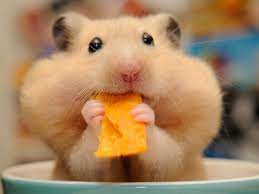
#> input picture pythonProject7/хома3.jpg, 259 x 194 px
$ python 7.2.py
#> lines starting #> are read from the running program, lines starting #| are printed output that depends on the picture
from PIL import Image
filename = ("хома3.jpg")
with Image.open(filename) as img:
#> img is the input picture: PIL image 259x194 RGB; mean R, G, B 166.5, 132.7, 98
    img.load()
# image = Image.open("хомаа.jpg")

# уменьшаем изображение в три раза
width, height = img.size
#> width = 259; height = 194
new_img =img.resize((img.width // 3, img.height // 3))
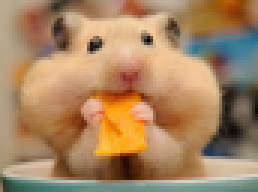
#> new_img: PIL image 86x64 RGB (shown 3 times larger); mean R, G, B 166.5, 132.7, 98

# получаем зеркальные образцы изображения
hom_lr = img.transpose(Image.FLIP_LEFT_RIGHT)
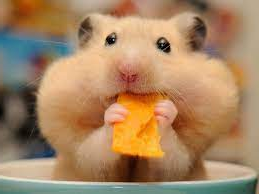
#> hom_lr: PIL image 259x194 RGB; mean R, G, B 166.5, 132.7, 98
hom_tb = img.transpose(Image.FLIP_TOP_BOTTOM)
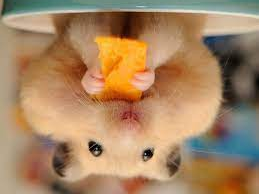
#> hom_tb: PIL image 259x194 RGB; mean R, G, B 166.5, 132.7, 98

# сохраняем
new_img.save("хома2.jpg")
hom_lr.save("хома4.jpg")
hom_tb.save("хома5.jpg")

$ run again, with pythonProject7/хомаа.jpg copied over pythonProject7/хома3.jpg
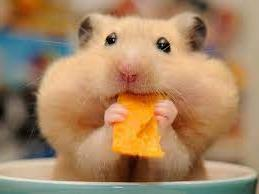
#> input picture pythonProject7/хомаа.jpg, 259 x 194 px
#> img is the input picture: PIL image 259x194 RGB; mean R, G, B 166.4, 132.7, 98.1
#> `new_img =img.resize((img.width // 3, img.height // 3))`:
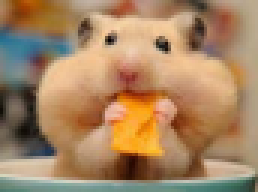
#> new_img: PIL image 86x64 RGB (shown 3 times larger); mean R, G, B 166.4, 132.7, 98.1
#> `hom_tb = img.transpose(Image.FLIP_TOP_BOTTOM)`:
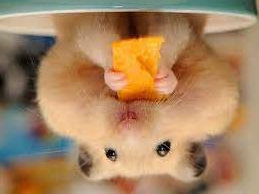
#> hom_tb: PIL image 259x194 RGB; mean R, G, B 166.4, 132.7, 98.1

$ run again, with pythonProject7/хома5.jpg copied over pythonProject7/хома3.jpg
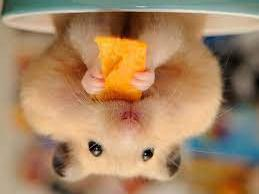
#> input picture pythonProject7/хома5.jpg, 259 x 194 px
#> img is the input picture: PIL image 259x194 RGB; mean R, G, B 166.5, 132.7, 98
#> `new_img =img.resize((img.width // 3, img.height // 3))`:
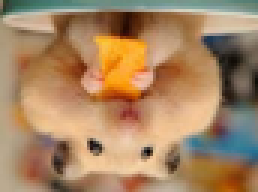
#> new_img: PIL image 86x64 RGB (shown 3 times larger); mean R, G, B 166.5, 132.7, 98
#> `hom_lr = img.transpose(Image.FLIP_LEFT_RIGHT)`:
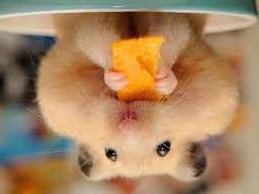
#> hom_lr: PIL image 259x194 RGB; mean R, G, B 166.5, 132.7, 98
